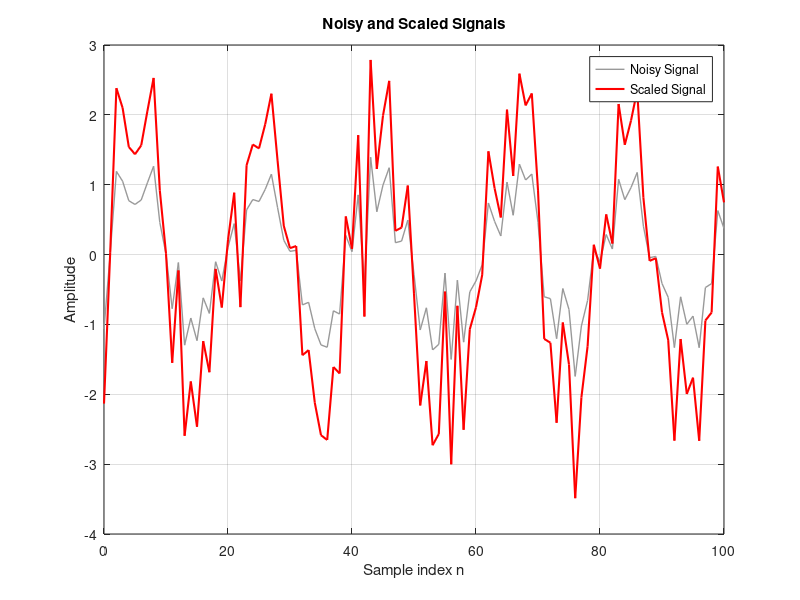
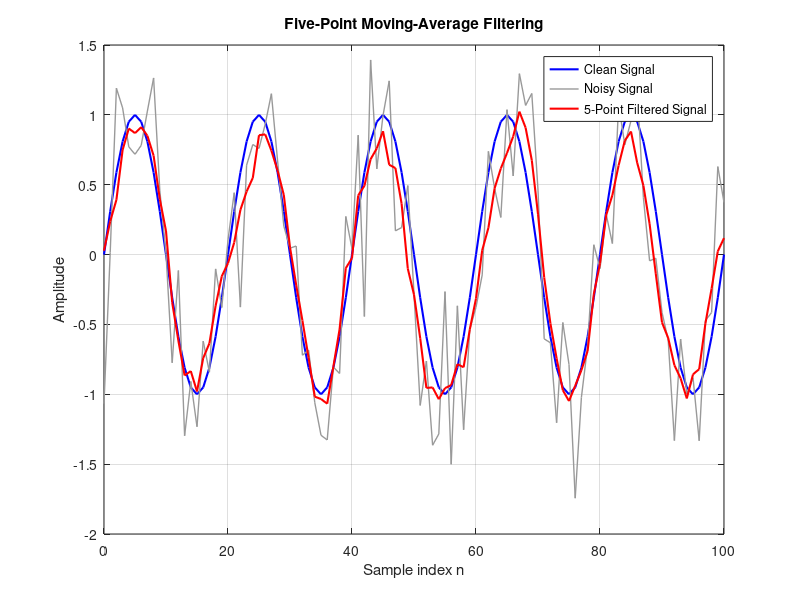
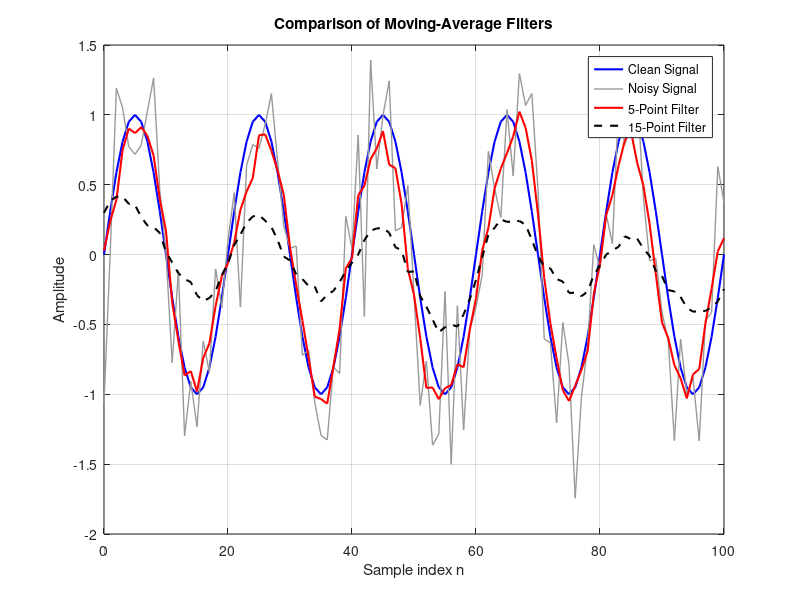
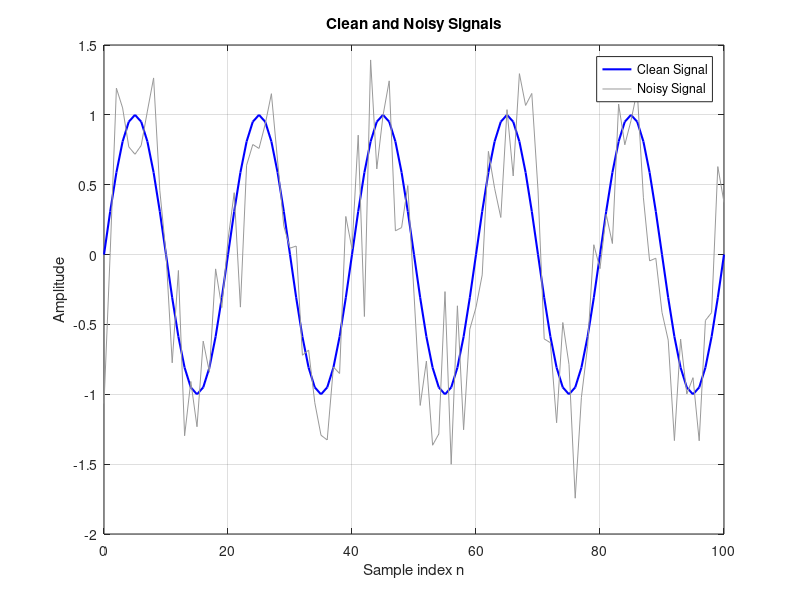

MATLAB code to generate these figures, in order:
clear;
close all;
clc;

% Use the same random noise each time
rng(1);

%% Create a clean discrete-time signal

n = 0:100;
clean = sin(0.1*pi*n);

%% Add noise

noise = 0.4*randn(size(n));
measured = clean + noise;

%% Display the clean and noisy signals

figure;

plot(n,clean,'b','LineWidth',1.5);
hold on;
plot(n,measured,'Color',[0.6 0.6 0.6]);

grid on;
xlabel('Sample index n');
ylabel('Amplitude');
title('Clean and Noisy Signals');
legend('Clean Signal','Noisy Signal');

%% Task 1: Amplitude Scaling

scaled = 2 * measured;

figure;

plot(n, measured, 'Color', [0.6 0.6 0.6], 'LineWidth', 1);
hold on;
plot(n, scaled, 'r', 'LineWidth', 1.5);

grid on;
xlabel('Sample index n');
ylabel('Amplitude');
title('Noisy and Scaled Signals');
legend('Noisy Signal', 'Scaled Signal');

saveas(gcf, 'signal_operations.png');


%% Task 2: Signal Delay

delay = 5;

delayed = [zeros(1, delay), measured];

n_measured = 0:length(measured)-1;
n_delayed = 0:length(delayed)-1;

figure;

plot(n_measured, measured, 'b', 'LineWidth', 1.2);
hold on;
plot(n_delayed, delayed, 'r--', 'LineWidth', 1.5);

grid on;
xlabel('Sample index n');
ylabel('Amplitude');
title('Original and Delayed Signal');
legend('Original Noisy Signal', 'Delayed Signal');


%% Task 3: Five-Point Moving-Average Filter

h5 = ones(1,5)/5;

filtered5 = conv(measured, h5, 'same');

figure;

plot(n, clean, 'b', 'LineWidth', 1.5);
hold on;
plot(n, measured, 'Color', [0.6 0.6 0.6], 'LineWidth', 1);
plot(n, filtered5, 'r', 'LineWidth', 1.5);

grid on;
xlabel('Sample index n');
ylabel('Amplitude');
title('Five-Point Moving-Average Filtering');
legend('Clean Signal', 'Noisy Signal', '5-Point Filtered Signal');

saveas(gcf, 'noise_filtering.png');


%% Task 4: Compare Two Filter Lengths

h15 = ones(1,15)/15;

filtered15 = conv(measured, h15, 'same');

figure;

plot(n, clean, 'b', 'LineWidth', 1.5);
hold on;
plot(n, measured, 'Color', [0.6 0.6 0.6], 'LineWidth', 1);
plot(n, filtered5, 'r-', 'LineWidth', 1.5);
plot(n, filtered15, 'k--', 'LineWidth', 1.5);

grid on;
xlabel('Sample index n');
ylabel('Amplitude');
title('Comparison of Moving-Average Filters');
legend('Clean Signal', 'Noisy Signal', ...
    '5-Point Filter', '15-Point Filter');

saveas(gcf, 'filter_comparison.png');
